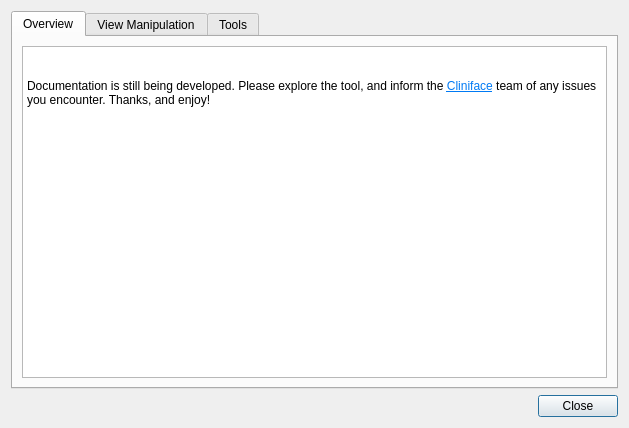
<?xml version="1.0" encoding="UTF-8"?>
<ui version="4.0">
 <class>HelpDialog</class>
 <widget class="QDialog" name="HelpDialog">
  <property name="geometry">
   <rect>
    <x>0</x>
    <y>0</y>
    <width>629</width>
    <height>428</height>
   </rect>
  </property>
  <property name="sizePolicy">
   <sizepolicy hsizetype="Preferred" vsizetype="Preferred">
    <horstretch>0</horstretch>
    <verstretch>0</verstretch>
   </sizepolicy>
  </property>
  <property name="minimumSize">
   <size>
    <width>400</width>
    <height>400</height>
   </size>
  </property>
  <property name="maximumSize">
   <size>
    <width>10000</width>
    <height>10000</height>
   </size>
  </property>
  <property name="windowTitle">
   <string>Welcome to Cliniface</string>
  </property>
  <property name="windowIcon">
   <iconset resource="../resources.qrc">
    <normaloff>:/logos/window_icon.png</normaloff>:/logos/window_icon.png</iconset>
  </property>
  <layout class="QVBoxLayout" name="verticalLayout">
   <item>
    <widget class="QTabWidget" name="tabWidget">
     <property name="currentIndex">
      <number>0</number>
     </property>
     <widget class="QWidget" name="tab">
      <attribute name="title">
       <string>Overview</string>
      </attribute>
      <layout class="QVBoxLayout" name="verticalLayout_2">
       <item>
        <widget class="QTextBrowser" name="textBrowser">
         <property name="html">
          <string>&lt;!DOCTYPE HTML PUBLIC &quot;-//W3C//DTD HTML 4.0//EN&quot; &quot;http://www.w3.org/TR/REC-html40/strict.dtd&quot;&gt;
&lt;html&gt;&lt;head&gt;&lt;meta name=&quot;qrichtext&quot; content=&quot;1&quot; /&gt;&lt;style type=&quot;text/css&quot;&gt;
p, li { white-space: pre-wrap; }
&lt;/style&gt;&lt;/head&gt;&lt;body style=&quot; font-family:'Noto Sans'; font-size:9pt; font-weight:400; font-style:normal;&quot;&gt;
&lt;p style=&quot; margin-top:0px; margin-bottom:0px; margin-left:0px; margin-right:0px; -qt-block-indent:0; text-indent:0px;&quot;&gt;&lt;img src=&quot;:/logos/LARGE_LOGO&quot; /&gt;&lt;/p&gt;
&lt;p style=&quot;-qt-paragraph-type:empty; margin-top:0px; margin-bottom:0px; margin-left:0px; margin-right:0px; -qt-block-indent:0; text-indent:0px;&quot;&gt;&lt;br /&gt;&lt;/p&gt;
&lt;p style=&quot; margin-top:0px; margin-bottom:0px; margin-left:0px; margin-right:0px; -qt-block-indent:0; text-indent:0px;&quot;&gt;Documentation is still being developed. Please explore the tool, and inform the &lt;a href=&quot;http://cliniface.org&quot;&gt;&lt;span style=&quot; text-decoration: underline; color:#007af4;&quot;&gt;Cliniface&lt;/span&gt;&lt;/a&gt; team of any issues you encounter. Thanks, and enjoy!&lt;/p&gt;&lt;/body&gt;&lt;/html&gt;</string>
         </property>
         <property name="openExternalLinks">
          <bool>true</bool>
         </property>
        </widget>
       </item>
      </layout>
     </widget>
     <widget class="QWidget" name="tab_2">
      <attribute name="title">
       <string>View Manipulation</string>
      </attribute>
      <layout class="QVBoxLayout" name="verticalLayout_3">
       <item>
        <widget class="QTextBrowser" name="textBrowser_2">
         <property name="html">
          <string>&lt;!DOCTYPE HTML PUBLIC &quot;-//W3C//DTD HTML 4.0//EN&quot; &quot;http://www.w3.org/TR/REC-html40/strict.dtd&quot;&gt;
&lt;html&gt;&lt;head&gt;&lt;meta name=&quot;qrichtext&quot; content=&quot;1&quot; /&gt;&lt;style type=&quot;text/css&quot;&gt;
p, li { white-space: pre-wrap; }
&lt;/style&gt;&lt;/head&gt;&lt;body style=&quot; font-family:'Noto Sans'; font-size:9pt; font-weight:400; font-style:normal;&quot;&gt;
&lt;p style=&quot; margin-top:0px; margin-bottom:0px; margin-left:0px; margin-right:0px; -qt-block-indent:0; text-indent:0px;&quot;&gt;TBC.&lt;/p&gt;&lt;/body&gt;&lt;/html&gt;</string>
         </property>
        </widget>
       </item>
      </layout>
     </widget>
     <widget class="QWidget" name="tab_3">
      <attribute name="title">
       <string>Tools</string>
      </attribute>
      <layout class="QVBoxLayout" name="verticalLayout_4">
       <item>
        <widget class="QTextBrowser" name="textBrowser_3">
         <property name="html">
          <string>&lt;!DOCTYPE HTML PUBLIC &quot;-//W3C//DTD HTML 4.0//EN&quot; &quot;http://www.w3.org/TR/REC-html40/strict.dtd&quot;&gt;
&lt;html&gt;&lt;head&gt;&lt;meta name=&quot;qrichtext&quot; content=&quot;1&quot; /&gt;&lt;style type=&quot;text/css&quot;&gt;
p, li { white-space: pre-wrap; }
&lt;/style&gt;&lt;/head&gt;&lt;body style=&quot; font-family:'Noto Sans'; font-size:9pt; font-weight:400; font-style:normal;&quot;&gt;
&lt;p style=&quot; margin-top:0px; margin-bottom:0px; margin-left:0px; margin-right:0px; -qt-block-indent:0; text-indent:0px;&quot;&gt;TBC.&lt;/p&gt;&lt;/body&gt;&lt;/html&gt;</string>
         </property>
        </widget>
       </item>
      </layout>
     </widget>
    </widget>
   </item>
   <item>
    <layout class="QHBoxLayout" name="horizontalLayout">
     <item>
      <spacer name="horizontalSpacer">
       <property name="orientation">
        <enum>Qt::Horizontal</enum>
       </property>
       <property name="sizeHint" stdset="0">
        <size>
         <width>40</width>
         <height>20</height>
        </size>
       </property>
      </spacer>
     </item>
     <item>
      <widget class="QPushButton" name="closeButton">
       <property name="text">
        <string>Close</string>
       </property>
      </widget>
     </item>
    </layout>
   </item>
  </layout>
 </widget>
 <resources>
  <include location="../resources.qrc"/>
 </resources>
 <connections/>
</ui>
